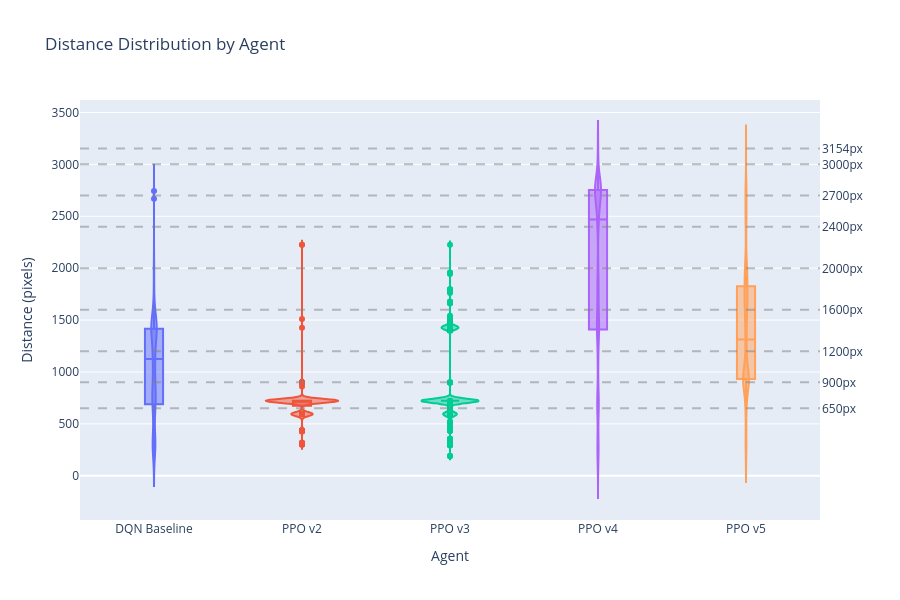

Notebook code for this chart:
### Markdown cell above
## 1.3 Violin Plots

### Code cell
# Distance Distribution Violin Plot
fig_distance = px.violin(
    df_episodes,
    x='agent',
    y='distance_traveled',
    color='agent',
    box=True,  # Show box plot inside
    points='outliers',  # Show outlier points
    category_orders={'agent': agent_order},
    title='Distance Distribution by Agent',
    labels={'distance_traveled': 'Distance (pixels)', 'agent': 'Agent'}
)

# Add milestone reference lines
milestones = [650, 900, 1200, 1600, 2000, 2400, 2700, 3000, 3154]
for m in milestones:
    fig_distance.add_hline(
        y=m,
        line_dash='dash',
        line_color='gray',
        opacity=0.5,
        annotation_text=f'{m}px',
        annotation_position='right'
    )

fig_distance.update_layout(
    height=600,
    showlegend=False
)
fig_distance.show()

### Figure 1 — Plotly figure (JSON) as saved in the notebook; plotly's stock layout.template omitted (floating-point values rounded to 4 significant figures; data arrays with more than 128 entries replaced by an {"elided": "..."} marker saying what was removed)
{"data": [{"alignmentgroup": "True", "box": {"visible": true}, "hovertemplate": "Agent=%{x}<br>Distance (pixels)=%{y}<extra></extra>", "legendgroup": "DQN Baseline", "marker": {"color": "#636efa"}, "name": "DQN Baseline", "offsetgroup": "DQN Baseline", "orientation": "v", "points": "outliers", "scalegroup": "True", "showlegend": true, "type": "violin", "x": {"elided": "785 str values"}, "x0": " ", "xaxis": "x", "y": {"elided": "785 int values"}, "y0": " ", "yaxis": "y"}, {"alignmentgroup": "True", "box": {"visible": true}, "hovertemplate": "Agent=%{x}<br>Distance (pixels)=%{y}<extra></extra>", "legendgroup": "PPO v2", "marker": {"color": "#EF553B"}, "name": "PPO v2", "offsetgroup": "PPO v2", "orientation": "v", "points": "outliers", "scalegroup": "True", "showlegend": true, "type": "violin", "x": {"elided": "2197 str values"}, "x0": " ", "xaxis": "x", "y": {"elided": "2197 int values"}, "y0": " ", "yaxis": "y"}, {"alignmentgroup": "True", "box": {"visible": true}, "hovertemplate": "Agent=%{x}<br>Distance (pixels)=%{y}<extra></extra>", "legendgroup": "PPO v3", "marker": {"color": "#00cc96"}, "name": "PPO v3", "offsetgroup": "PPO v3", "orientation": "v", "points": "outliers", "scalegroup": "True", "showlegend": true, "type": "violin", "x": {"elided": "4684 str values"}, "x0": " ", "xaxis": "x", "y": {"elided": "4684 int values"}, "y0": " ", "yaxis": "y"}, {"alignmentgroup": "True", "box": {"visible": true}, "hovertemplate": "Agent=%{x}<br>Distance (pixels)=%{y}<extra></extra>", "legendgroup": "PPO v4", "marker": {"color": "#ab63fa"}, "name": "PPO v4", "offsetgroup": "PPO v4", "orientation": "v", "points": "outliers", "scalegroup": "True", "showlegend": true, "type": "violin", "x": {"elided": "18958 str values"}, "x0": " ", "xaxis": "x", "y": {"elided": "18958 int values"}, "y0": " ", "yaxis": "y"}, {"alignmentgroup": "True", "box": {"visible": true}, "hovertemplate": "Agent=%{x}<br>Distance (pixels)=%{y}<extra></extra>", "legendgroup": "PPO v5", "marker": {"color": "#FFA15A"}, "name": "PPO v5", "offsetgroup": "PPO v5", "orientation": "v", "points": "outliers", "scalegroup": "True", "showlegend": true, "type": "violin", "x": {"elided": "7430 str values"}, "x0": " ", "xaxis": "x", "y": {"elided": "7430 int values"}, "y0": " ", "yaxis": "y"}], "layout": {"annotations": [{"showarrow": false, "text": "650px", "x": 1, "xanchor": "left", "xref": "x domain", "y": 650, "yanchor": "middle", "yref": "y"}, {"showarrow": false, "text": "900px", "x": 1, "xanchor": "left", "xref": "x domain", "y": 900, "yanchor": "middle", "yref": "y"}, {"showarrow": false, "text": "1200px", "x": 1, "xanchor": "left", "xref": "x domain", "y": 1200, "yanchor": "middle", "yref": "y"}, {"showarrow": false, "text": "1600px", "x": 1, "xanchor": "left", "xref": "x domain", "y": 1600, "yanchor": "middle", "yref": "y"}, {"showarrow": false, "text": "2000px", "x": 1, "xanchor": "left", "xref": "x domain", "y": 2000, "yanchor": "middle", "yref": "y"}, {"showarrow": false, "text": "2400px", "x": 1, "xanchor": "left", "xref": "x domain", "y": 2400, "yanchor": "middle", "yref": "y"}, {"showarrow": false, "text": "2700px", "x": 1, "xanchor": "left", "xref": "x domain", "y": 2700, "yanchor": "middle", "yref": "y"}, {"showarrow": false, "text": "3000px", "x": 1, "xanchor": "left", "xref": "x domain", "y": 3000, "yanchor": "middle", "yref": "y"}, {"showarrow": false, "text": "3154px", "x": 1, "xanchor": "left", "xref": "x domain", "y": 3154, "yanchor": "middle", "yref": "y"}], "height": 600, "legend": {"title": {"text": "Agent"}, "tracegroupgap": 0}, "shapes": [{"line": {"color": "gray", "dash": "dash"}, "opacity": 0.5, "type": "line", "x0": 0, "x1": 1, "xref": "x domain", "y0": 650, "y1": 650, "yref": "y"}, {"line": {"color": "gray", "dash": "dash"}, "opacity": 0.5, "type": "line", "x0": 0, "x1": 1, "xref": "x domain", "y0": 900, "y1": 900, "yref": "y"}, {"line": {"color": "gray", "dash": "dash"}, "opacity": 0.5, "type": "line", "x0": 0, "x1": 1, "xref": "x domain", "y0": 1200, "y1": 1200, "yref": "y"}, {"line": {"color": "gray", "dash": "dash"}, "opacity": 0.5, "type": "line", "x0": 0, "x1": 1, "xref": "x domain", "y0": 1600, "y1": 1600, "yref": "y"}, {"line": {"color": "gray", "dash": "dash"}, "opacity": 0.5, "type": "line", "x0": 0, "x1": 1, "xref": "x domain", "y0": 2000, "y1": 2000, "yref": "y"}, {"line": {"color": "gray", "dash": "dash"}, "opacity": 0.5, "type": "line", "x0": 0, "x1": 1, "xref": "x domain", "y0": 2400, "y1": 2400, "yref": "y"}, {"line": {"color": "gray", "dash": "dash"}, "opacity": 0.5, "type": "line", "x0": 0, "x1": 1, "xref": "x domain", "y0": 2700, "y1": 2700, "yref": "y"}, {"line": {"color": "gray", "dash": "dash"}, "opacity": 0.5, "type": "line", "x0": 0, "x1": 1, "xref": "x domain", "y0": 3000, "y1": 3000, "yref": "y"}, {"line": {"color": "gray", "dash": "dash"}, "opacity": 0.5, "type": "line", "x0": 0, "x1": 1, "xref": "x domain", "y0": 3154, "y1": 3154, "yref": "y"}], "showlegend": false, "title": {"text": "Distance Distribution by Agent"}, "violinmode": "overlay", "xaxis": {"anchor": "y", "categoryarray": ["DQN Baseline", "PPO v2", "PPO v3", "PPO v4", "PPO v5"], "categoryorder": "array", "domain": [0, 1], "title": {"text": "Agent"}}, "yaxis": {"anchor": "x", "domain": [0, 1], "title": {"text": "Distance (pixels)"}}}}
